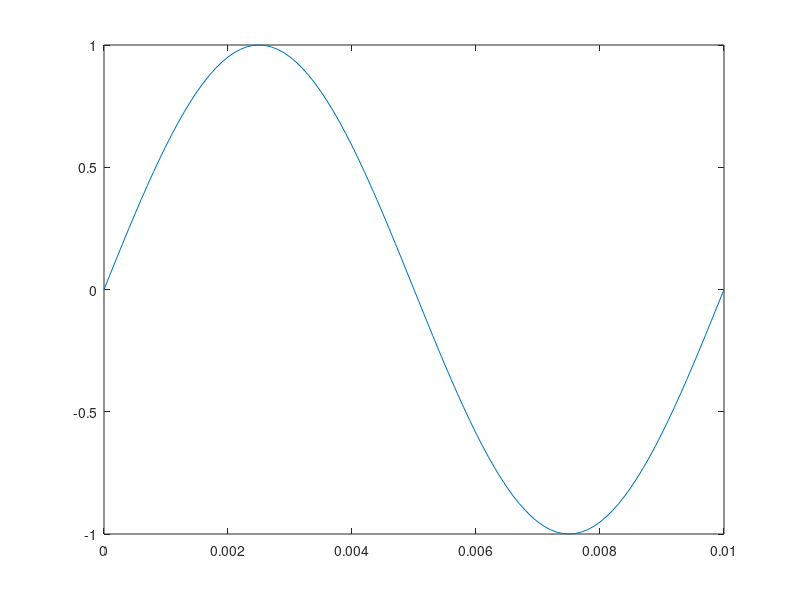

Write MATLAB code to recreate this figure.
% Programa para reproducir un solo sonido

Fs=10000;
t=0:1/Fs:0.01;
w=100;
v=340;
lambda=v/w
y=sin(2*pi*w*t);
z=y.*cos(2*pi*w*t);
a=z.*y;
plot(t,y)
%axes[(0 2 0 1)];
sound(y)